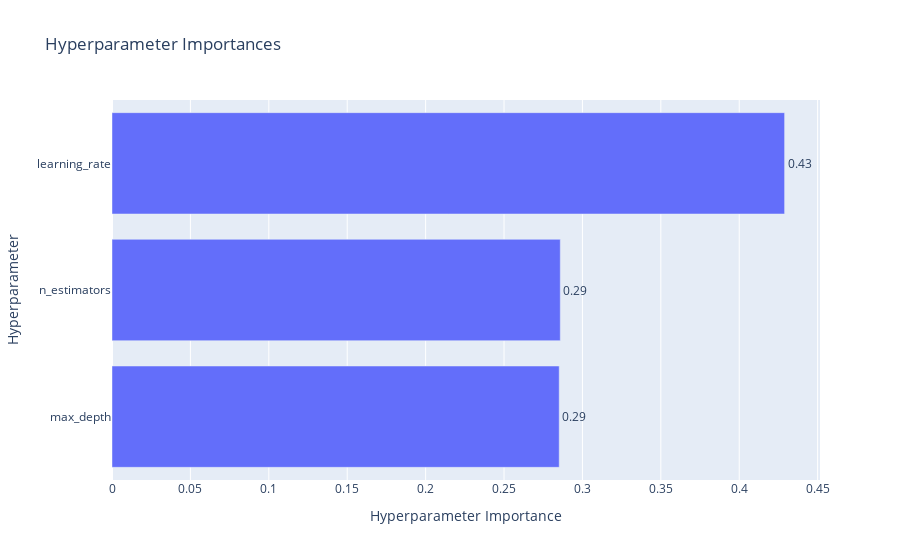

The code cell stored with this chart in its notebook:
### Code cell
optuna.visualization.plot_param_importances(study).show()

### Figure 1 — Plotly figure (JSON) as saved in the notebook; plotly's stock layout.template omitted (floating-point values rounded to 4 significant figures)
{"data": [{"cliponaxis": false, "hovertemplate": ["max_depth (IntDistribution): 0.2851936293467183<extra></extra>", "n_estimators (IntDistribution): 0.28587595790191855<extra></extra>", "learning_rate (FloatDistribution): 0.4289304127513631<extra></extra>"], "name": "Objective Value", "orientation": "h", "text": ["0.29", "0.29", "0.43"], "textposition": "outside", "type": "bar", "x": [0.2852, 0.2859, 0.4289], "y": ["max_depth", "n_estimators", "learning_rate"]}], "layout": {"title": {"text": "Hyperparameter Importances"}, "xaxis": {"title": {"text": "Hyperparameter Importance"}}, "yaxis": {"title": {"text": "Hyperparameter"}}}}
